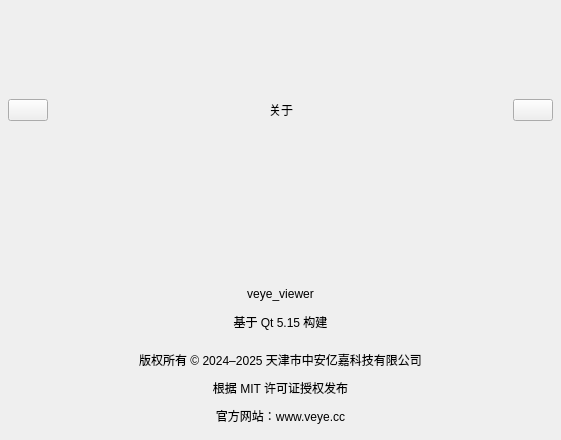
<?xml version="1.0" encoding="UTF-8"?>
<ui version="4.0">
 <class>AboutDialog</class>
 <widget class="QWidget" name="AboutDialog">
  <property name="geometry">
   <rect>
    <x>0</x>
    <y>0</y>
    <width>561</width>
    <height>440</height>
   </rect>
  </property>
  <property name="windowTitle">
   <string>QWidget</string>
  </property>
  <layout class="QVBoxLayout" name="verticalLayout_2">
   <property name="spacing">
    <number>1</number>
   </property>
   <property name="leftMargin">
    <number>0</number>
   </property>
   <property name="topMargin">
    <number>0</number>
   </property>
   <property name="rightMargin">
    <number>0</number>
   </property>
   <property name="bottomMargin">
    <number>0</number>
   </property>
   <item>
    <widget class="QWidget" name="widgetDialog" native="true">
     <layout class="QVBoxLayout" name="verticalLayout_3">
      <property name="spacing">
       <number>0</number>
      </property>
      <property name="leftMargin">
       <number>0</number>
      </property>
      <property name="topMargin">
       <number>0</number>
      </property>
      <property name="rightMargin">
       <number>0</number>
      </property>
      <property name="bottomMargin">
       <number>0</number>
      </property>
      <item>
       <widget class="QWidget" name="widgetDlgHead" native="true">
        <layout class="QHBoxLayout" name="horizontalLayout_2">
         <property name="spacing">
          <number>0</number>
         </property>
         <property name="leftMargin">
          <number>8</number>
         </property>
         <property name="topMargin">
          <number>0</number>
         </property>
         <property name="rightMargin">
          <number>8</number>
         </property>
         <property name="bottomMargin">
          <number>0</number>
         </property>
         <item>
          <widget class="QPushButton" name="pushButtonPlaceholder">
           <property name="text">
            <string/>
           </property>
          </widget>
         </item>
         <item>
          <spacer name="horizontalSpacer">
           <property name="orientation">
            <enum>Qt::Horizontal</enum>
           </property>
           <property name="sizeHint" stdset="0">
            <size>
             <width>40</width>
             <height>20</height>
            </size>
           </property>
          </spacer>
         </item>
         <item>
          <widget class="QLabel" name="labelTitle">
           <property name="text">
            <string>关于</string>
           </property>
           <property name="alignment">
            <set>Qt::AlignCenter</set>
           </property>
          </widget>
         </item>
         <item>
          <spacer name="horizontalSpacer_2">
           <property name="orientation">
            <enum>Qt::Horizontal</enum>
           </property>
           <property name="sizeHint" stdset="0">
            <size>
             <width>40</width>
             <height>20</height>
            </size>
           </property>
          </spacer>
         </item>
         <item>
          <widget class="QPushButton" name="pushButtonClose">
           <property name="text">
            <string/>
           </property>
          </widget>
         </item>
        </layout>
       </widget>
      </item>
      <item>
       <widget class="QWidget" name="widgetDlgBodyBgdColor" native="true">
        <layout class="QVBoxLayout" name="verticalLayout">
         <property name="spacing">
          <number>0</number>
         </property>
         <property name="leftMargin">
          <number>0</number>
         </property>
         <property name="topMargin">
          <number>0</number>
         </property>
         <property name="rightMargin">
          <number>0</number>
         </property>
         <property name="bottomMargin">
          <number>10</number>
         </property>
         <item>
          <spacer name="verticalSpacer">
           <property name="orientation">
            <enum>Qt::Vertical</enum>
           </property>
           <property name="sizeType">
            <enum>QSizePolicy::Fixed</enum>
           </property>
           <property name="sizeHint" stdset="0">
            <size>
             <width>20</width>
             <height>32</height>
            </size>
           </property>
          </spacer>
         </item>
         <item>
          <widget class="QLabel" name="labelLogo">
           <property name="text">
            <string/>
           </property>
           <property name="alignment">
            <set>Qt::AlignCenter</set>
           </property>
          </widget>
         </item>
         <item>
          <widget class="QLabel" name="labelName">
           <property name="text">
            <string>veye_viewer</string>
           </property>
           <property name="alignment">
            <set>Qt::AlignCenter</set>
           </property>
          </widget>
         </item>
         <item>
          <widget class="QLabel" name="label_Version">
           <property name="text">
            <string>基于 Qt 5.15 构建</string>
           </property>
           <property name="alignment">
            <set>Qt::AlignCenter</set>
           </property>
          </widget>
         </item>
         <item>
          <spacer name="verticalSpacer_2">
           <property name="orientation">
            <enum>Qt::Vertical</enum>
           </property>
           <property name="sizeType">
            <enum>QSizePolicy::Fixed</enum>
           </property>
           <property name="sizeHint" stdset="0">
            <size>
             <width>20</width>
             <height>10</height>
            </size>
           </property>
          </spacer>
         </item>
         <item>
          <widget class="QLabel" name="labelRight">
           <property name="text">
            <string>版权所有 © 2024–2025 天津市中安亿嘉科技有限公司</string>
           </property>
           <property name="alignment">
            <set>Qt::AlignCenter</set>
           </property>
          </widget>
         </item>
         <item>
          <widget class="QLabel" name="labelMIT">
           <property name="text">
            <string>根据 MIT 许可证授权发布</string>
           </property>
           <property name="alignment">
            <set>Qt::AlignCenter</set>
           </property>
          </widget>
         </item>
         <item>
          <widget class="QLabel" name="labelWWW">
           <property name="text">
            <string>官方网站：www.veye.cc</string>
           </property>
           <property name="alignment">
            <set>Qt::AlignCenter</set>
           </property>
          </widget>
         </item>
        </layout>
       </widget>
      </item>
     </layout>
    </widget>
   </item>
  </layout>
 </widget>
 <resources/>
 <connections/>
</ui>
